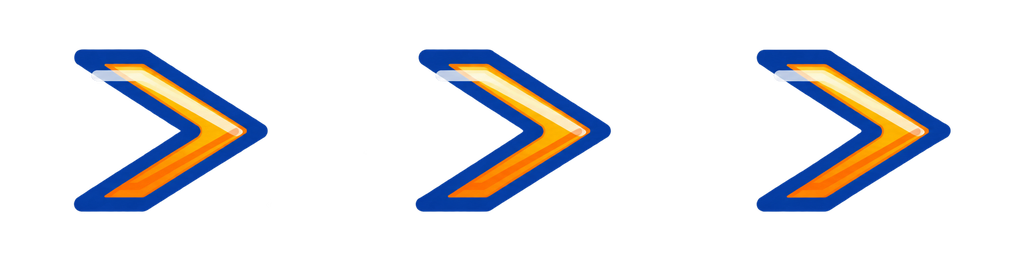
#> input picture art/ui/tutorial_guide_arrows.png, 1024 x 256 px
$ python -i atlas.py   (imports and definitions only)
#> lines starting #> are read from the running program, lines starting #| are printed output that depends on the picture
"""Packs the UI pieces the game uses (art/ui/NN/*.png) into upload-ready atlases in art/atlas/, and writes
their rectangles to src/shared/UIAtlasRects.lua. Icon atlases are a 5x5 grid of 204 px cells (each icon
fitted and centred); the frames atlas keeps frames at full size (shelf-packed) for sharp 9-slicing, with a
SliceCenter per frame. Also exports the 11 store icons at 512x512 for the Creator Dashboard (art/store_icons)."""
import os
from PIL import Image

ROOT = os.path.dirname(os.path.dirname(os.path.dirname(os.path.abspath(__file__))))
UI = os.path.join(ROOT, "art/ui")

ICONS = [
    "01/cash", "01/power", "01/ki", "01/padlock", "01/clock",
    "02/shop", "02/base", "02/rebirth", "02/auto", "02/close",
    "07/rookie", "07/trainee", "07/fighter", "07/super", "07/elite",
    "07/master", "07/ultra", "07/god", "08/deflect", "08/smash",
    "08/smash_charged", "08/vs", "08/pip_empty", "08/pip_full", "08/grade_s",
]
MORE = [
    "08/grade_a", "08/grade_b", "10/hub", "10/blossom", "10/ninja",
    "10/pirate", "10/walled", "04/vip", "04/double_cash", "04/double_power",
    "04/auto_train", "04/fast_steal", "04/server_luck", "04/power_boost", "04/shield",
    "04/cash_small", "04/cash_large", "04/stand_now", "09/hand", "09/arrow_down",
    "09/gift", "09/gift_open", "09/chest", "09/chest_open", "09/confetti",
]
FRAMES = [
    "03/pill_gold", "03/pill_green", "03/pill_red", "03/pill_grey", "03/tile_gold", "03/tile_blue",
    "03/window", "03/card", "03/bar_track", "03/bar_fill", "03/bubble",
]
# Hand-made icons straight from art/ui/*.png (not the numbered sheets): cut to their outline and packed
# into their own atlas (512 px cells).
EXTRA = ["bag", "index"]
STORE = ["vip", "double_cash", "double_power", "auto_train", "fast_steal", "server_luck",
         "power_boost", "shield", "cash_small", "cash_large", "stand_now"]


# [72 lines left out: functions load, grid_atlas, frames_atlas, store_icons, extra_atlas, not called in this run]


def beam_strip(path):
    """The guide beam's texture: the chevron strip (art/ui/tutorial_guide_arrows.png). A Beam stretches an
    image's width across the beam and repeats its height along it, so the strip is turned upright with the
    chevrons pointing down the tile, toward Attachment1 (the target)."""
#> called with path = '../../art/ui/bag.png'
    im = Image.open(os.path.join(UI, "tutorial_guide_arrows.png")).convert("RGBA")
#> im is the input picture: PIL image 1024x256 RGBA; mean R, G, B, A 18, 18.5, 22, 42.3
    im = im.rotate(-90, expand=True)  # > pointing right becomes v pointing down
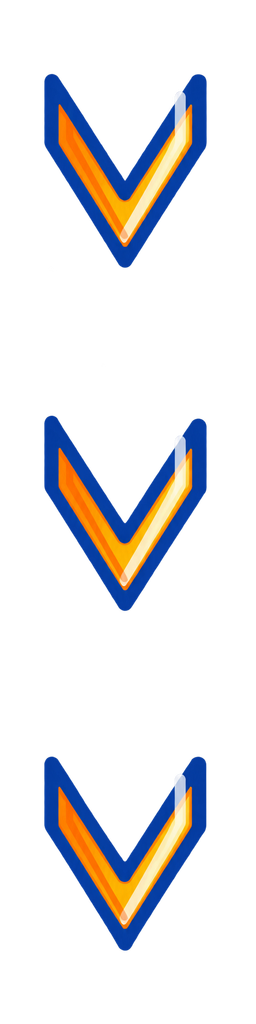
#> im: PIL image 256x1024 RGBA; mean R, G, B, A 18, 18.5, 22, 42.3; transparent parts drawn white
    im.resize((128, 512), Image.LANCZOS).save(path)
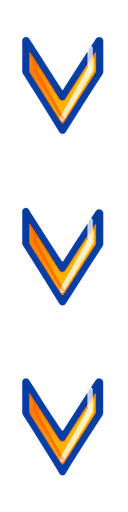
#> saved as bag.png: PIL image 128x512 RGBA; mean R, G, B, A 18, 19.3, 24.7, 42.3; transparent parts drawn white


# [27 lines left out: functions lua, main, not called in this run]


# [2 lines not run here, left out]

>>> result = beam_strip('../../art/ui/bag.png')
